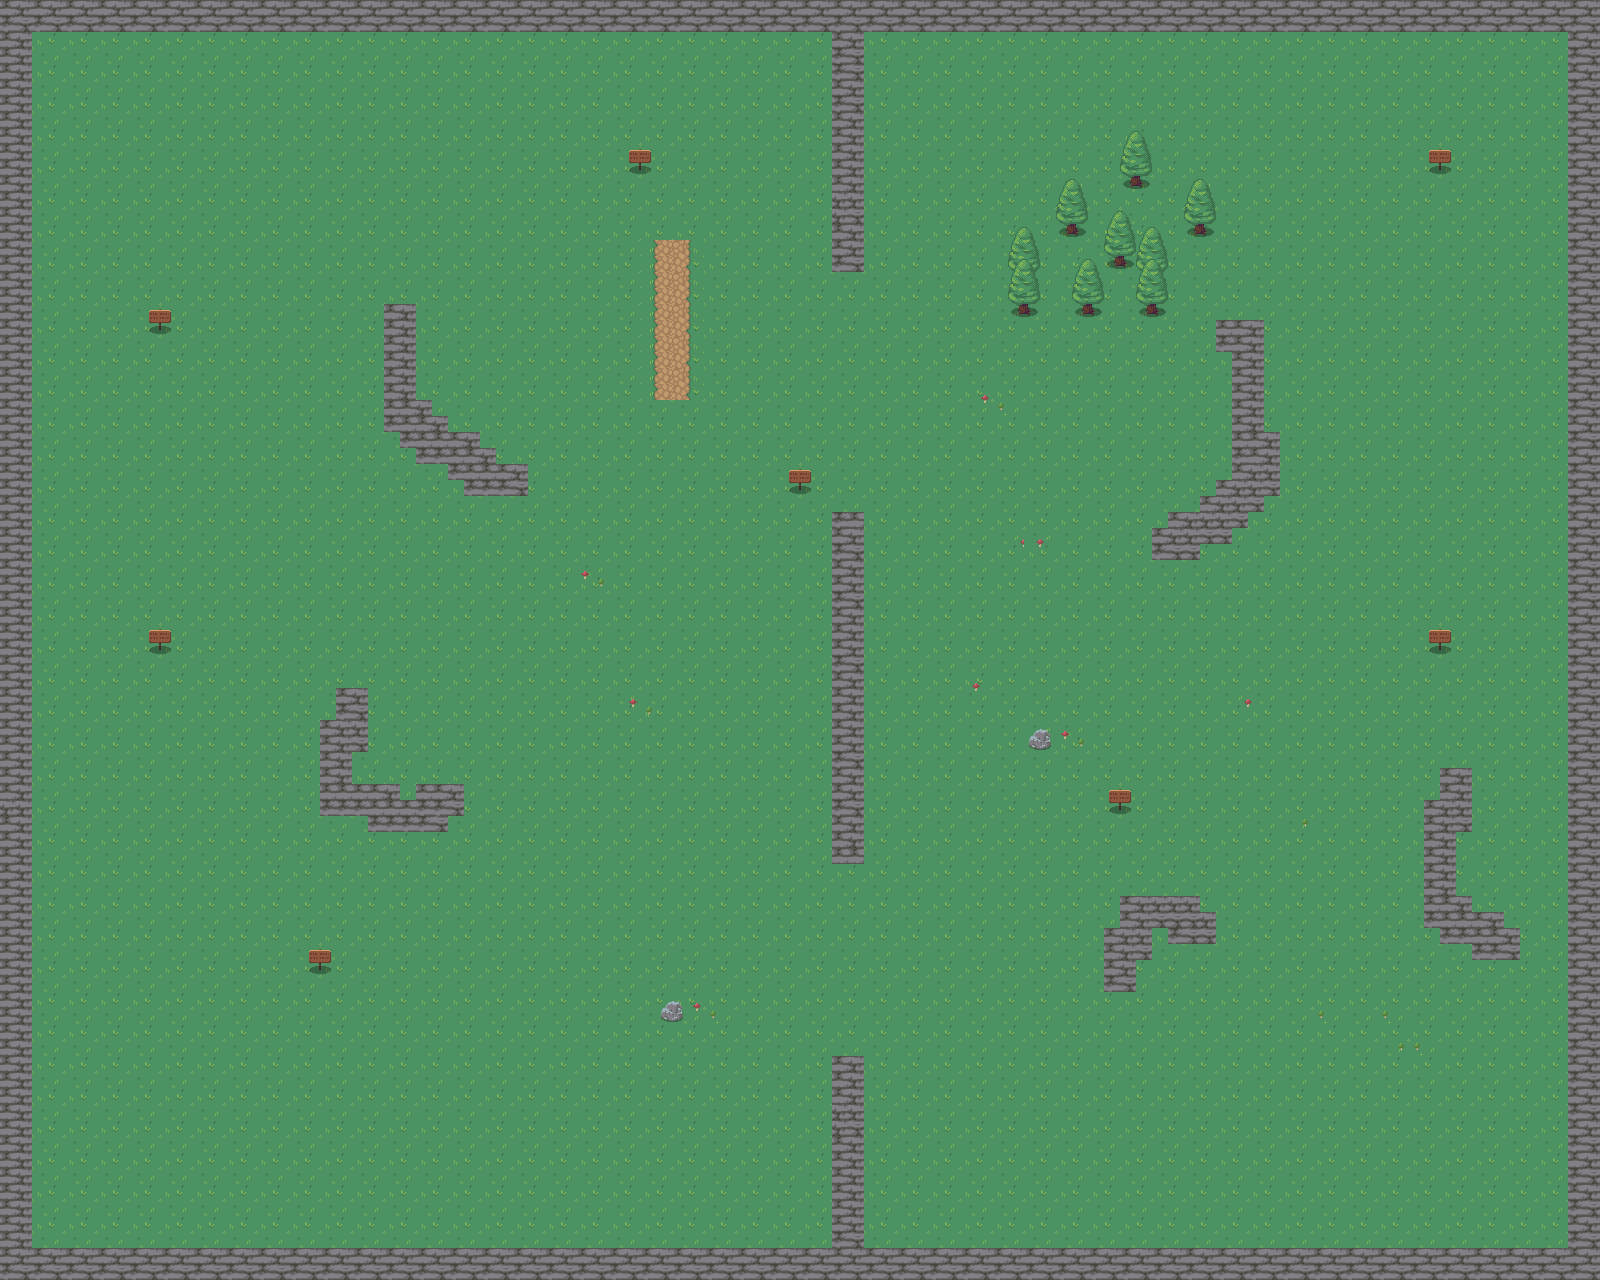

A level layout from a 2D game, rendered from its tile map. Below: a short description, then the map file with tile-grid data replaced by summaries:
An orthogonal 100x80 tile map with 16x16 px tiles, 3 tile layers (Floor, Walls, Decorations).

<map version="1.9" tiledversion="1.9.2" orientation="orthogonal" renderorder="right-down" width="100" height="80" tilewidth="16" tileheight="16" infinite="0" nextlayerid="7" nextobjectid="1">
 <properties>
  <property name="scale" type="float" value="2" />
 </properties>
 <tileset firstgid="1" name="RPG_Nature_Tileset" tilewidth="16" tileheight="16" tilecount="720" columns="40">
  <image source="assets/textures/RPG_Nature_Tileset.png" width="641" height="288" />
 </tileset>
 <layer id="1" name="Floor" width="100" height="80">
  <properties>
   <property name="depth" type="float" value="-0.5" />
  </properties>
  <data>[8000 cells, 8000 non-empty, 10 distinct tile ids]</data>
 </layer>
 <layer id="2" name="Walls" width="100" height="80">
  <properties>
   <property name="collidable" type="bool" value="true" />
   <property name="depth" type="float" value="-0.4" />
  </properties>
  <data>[8000 cells, 980 non-empty, 4 distinct tile ids]</data>
 </layer>
 <layer id="6" name="Decorations" width="100" height="80">
  <properties>
   <property name="depth" type="float" value="-0.3" />
  </properties>
  <data>[8000 cells, 143 non-empty, 28 distinct tile ids]</data>
 </layer>
</map>
